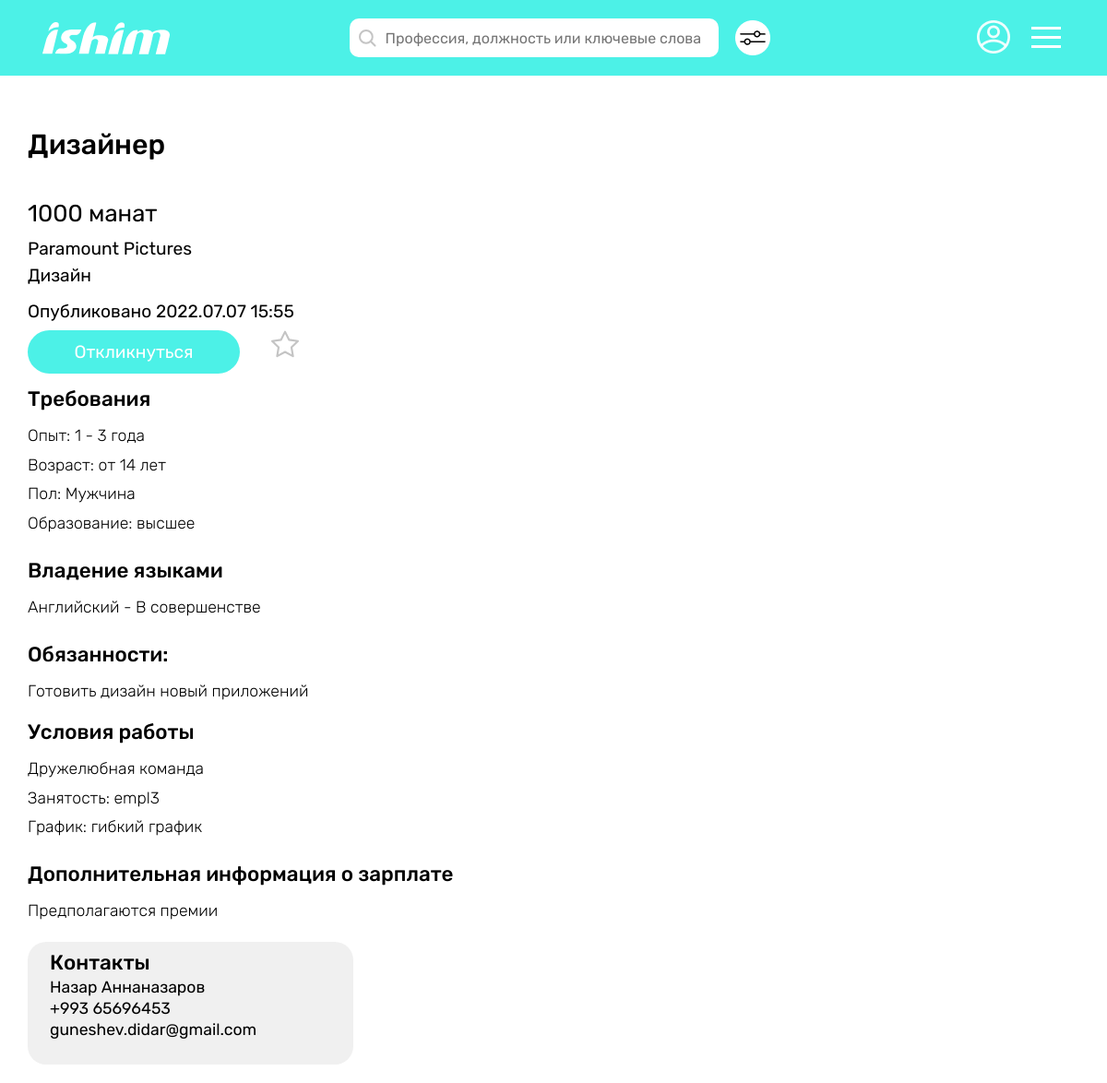
Screenshot of /vacancy/2 (signed in) with the database file from the repository.
### vacancy/models.py (models this page shows, shortened)
class Vacancy(models.Model):
    creator = models.ForeignKey(User, on_delete=models.CASCADE)
    position = models.CharField(max_length=65)
    sphere = models.CharField(max_length=100)
    min_salary = models.IntegerField(default=0)
    max_salary = models.IntegerField()
    registration = models.CharField(max_length=100, default='не имеет значения')
    experience = models.CharField(max_length=65)
    min_age = models.IntegerField()
    max_age = models.IntegerField()
    sex = models.CharField(max_length=65, default='не имеет значения')
    education = models.CharField(max_length=65)
    responsibilities = models.TextField()
    work_terms = models.TextField()
    busyness = models.CharField(max_length=65, default='')
    work_graph = models.CharField(max_length=65)
    payment = models.TextField(default='')
    views = models.IntegerField(default=0)
    creation_date = models.DateTimeField(auto_now_add=True)
    class Meta:
        verbose_name_plural = "Vacancies"

class NeededLanguage(models.Model):
    vacancy = models.ForeignKey(Vacancy, on_delete=models.CASCADE)
    language = models.CharField(max_length=25)
    level = models.CharField(max_length=65)

### hirer/models.py (models this page shows, shortened)
class Hirer(models.Model):
    user = models.OneToOneField(User, on_delete=models.CASCADE, null=True, blank=True)
    company_name = models.CharField(max_length=65)
    sphere = models.CharField(max_length=100)
    phone_num = PhoneNumberField()
    city = models.CharField(max_length=65)
    creation_date = models.DateTimeField(auto_now_add=True)

### vacancy/views.py (the view)
# urls.py: path('<int:pk>', views.VacancyDetailView.as_view(), name='vacancy-info'),
class VacancyDetailView(LoginRequiredMixin, UserPassesTestMixin, DetailView):
    model = Vacancy
    template_name = 'vacancy/vacancy_detail.html'
    def get(self, request, *args, **kwargs):
        vacancy = self.get_object()
        vacancy.views += 1
        vacancy.save()
        return super().get(request, *args, **kwargs)
    def test_func(self):
        return hasattr(self.request.user, 'employee')

### contacts/models.py (called while the page is built)
    def content_as_list(self):
        return self.content.split('\n')

### vacancy/templates/vacancy/vacancy_detail.html (shortened to what this page needs)
{% extends "main/base.html" %}
{% load static %}
{% block content %}
   <div class="container__main pad-0 w-1920">
         {% include 'main/header_employee.html' %}
      <div class="container__content">
         <div class="my__vac__view" id="fav__btn__wrapper">
            <h1 class="mvv__headline">{{ object.position }}</h1>
            <h3 class="mvv__salary">{{ object.min_salary }} манат</h3>
            <span class="mvv__main__info">{{ object.creator.hirer.company_name }}</span>
            <span class="mvv__main__info">{{ object.sphere }}</span>
            <span class="mvv__main__info">Опубликовано {{ object.creation_date|date:"Y.m.d H:i"}}</span>
            <div class="mvv__refresh__in__search__btn__wrapper">
               <a href="{% url 'make-response' object.id %}" class="mvv__refresh__in__search__btn green__btn">Откликнуться</a>
               <svg width="30px" height="30px">
                  <use xlink:href="#favorites__str" width="30px" height="30px" class="vac__ico{% for chosen in user.employee.chosenvacancy_set.all %}{% if chosen.vacancy == object %}__selected{% endif %}{% endfor %}" data-link="{% url 'chosen-vacancy' object.id %}" data-link=""></use>
               </svg>
            </div>
            <h4 class="mvv__subtitle">Требования
            </h4>
            <p class="mvv__info">
               <span>Опыт: {{ object.experience }}</span>
               <span>Возраст: от {{ object.min_age }} лет</span>
               <span>Пол: {{ object.sex }}</span>
               <span>Образование: {{ object.education }}</span>
            </p>
            <h4 class="mvv__subtitle">Владение языками</h4>
            <p class="mvv__info">
               {% for language in object.neededlanguage_set.all %}
                  <span>{{ language.language}} - {{ language.level }}</span>
               {% endfor %}
            </p>
            <h4 class="mvv__subtitle">Обязанности:</h4>
            <p class="mvv__info">
               {{ object.responsibilities }}
            </p>
            <h4 class="mvv__subtitle">Условия работы</h4>
            <p class="mvv__info">
               <span>
                  {{ object.work_terms }}
               </span>
               <span>Занятость: {{ object.busyness }}</span>
               <span>График: {{ object.work_graph }}</span>
            </p>
            <h4 class="mvv__subtitle">Дополнительная информация о зарплате</h4>
            <p class="mvv__info">
               {{ object.payment }}
            </p>
            <div class="mvv__contacts">
               <h4 class="mvv__subtitle">Контакты</h4>
               {% with content=object.contact.content_as_list %}
               <span>{{ content.0 }}</span>
               <span>{{ content.1 }}</span>
               <span>{{ content.2 }}</span>
               {% endwith %}
            </div>
         </div>
      </div>
   </div>
   {% endblock %}

### static/main.css (style rules this page uses)
* { padding: 0; margin: 0; border: 0; }
*, *:before, *:after { -moz-box-sizing: border-box; -webkit-box-sizing: border-box; box-sizing: border-box; }
html, body { height: 100%; width: 100%; font-size: 100%; line-height: 1; font-size: 16px; -ms-text-size-adjust: 100%; -moz-text-size-adjust: 100%; -webkit-text-size-adjust: 100%; color: #000; font-family: 'Rubik', sans-serif; }
a, a:visited { text-decoration: none; }
h1, h2, h3, h4, h5, h6 { font-size: inherit; font-weight: 400; margin: 0; }
p { margin: 0; }
svg { margin: 0; padding: 0; }
.w-1920 { width: 100%; max-width: 1920px; }
.pad-0 { padding: 0; }
.green__btn { background-color: #4CF1E7; font-size: 1.2rem; line-height: 1.2; text-align: center; color: #fff; }
.container__content { width: 100%; max-width: 1440px; padding: 0 30px; margin: 0 auto; position: relative; }
.container__main { width: 100%; margin: 0 auto; position: relative; }
.my__vac__view { width: 100%; max-width: 740px; display: flex; flex-direction: column; padding-top: 60px; }
.mvv__headline { font-size: 1.9rem; font-weight: 500; margin-bottom: 47px; }
.mvv__salary { font-size: 1.6rem; margin-bottom: 15px; }
.mvv__main__info { font-size: 1.2rem; margin-bottom: 10px; }
.mvv__refresh__in__search__btn { width: 230px; padding: 12px 15px; background: #4CF1E7; border-radius: 33px; margin-bottom: 17px; }
.mvv__refresh__in__search__btn__wrapper .mvv__refresh__in__search__btn { display: inline-block; margin-right: 30px; }
.mvv__subtitle { font-size: 1.4rem; font-weight: 500; margin-bottom: 16px; }
.mvv__info { font-size: 1.1rem; font-weight: 300; line-height: 1.4; margin-bottom: 21px; }
.mvv__info span { display: block; font-size: 1.1rem; font-weight: 300; margin-bottom: 7px; }
.mvv__contacts { width: 100%; max-width: 353px; padding: 12px 24px 24px 24px; background: #F0F0F0; border-radius: 20px; margin-bottom: 20px; }
.mvv__contacts .mvv__subtitle { margin-bottom: 7px; }
.mvv__contacts span { width: 100%; display: flex; align-items: center; font-size: 1.1rem; margin-bottom: 5px; }

### rows the page displays
Vacancy: position "Дизайнер", min_salary "1000", creator.hirer.company_name "Paramount Pictures", sphere "Дизайн", creation_date "2022.07.07 15:55", experience "1 - 3 года", min_age "14", sex "Мужчина", education "высшее", responsibilities "Готовить дизайн новый приложений", work_terms "Дружелюбная команда", busyness "empl3", work_graph "гибкий график", payment "Предполагаются премии"
NeededLanguage: language "Английский", level "В совершенстве"

### other values shown
{{ content.0 }} "Назар Аннаназаров"
{{ content.1 }} "+993 65696453"
{{ content.2 }} "guneshev.didar@gmail.com"
